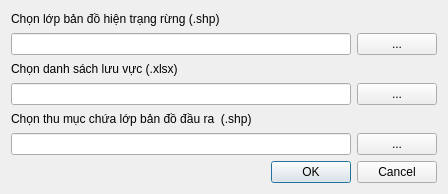
<?xml version="1.0" encoding="UTF-8"?>
<ui version="4.0">
 <class>Dialog_XayDungCTDL</class>
 <widget class="QDialog" name="Dialog_XayDungCTDL">
  <property name="geometry">
   <rect>
    <x>0</x>
    <y>0</y>
    <width>448</width>
    <height>194</height>
   </rect>
  </property>
  <property name="windowTitle">
   <string>v5PES - Xây dựng cấu trúc dữ liệu</string>
  </property>
  <layout class="QGridLayout" name="gridLayout_4">
   <item row="0" column="0">
    <widget class="QLabel" name="label">
     <property name="font">
      <font>
       <pointsize>9</pointsize>
      </font>
     </property>
     <property name="text">
      <string>Chọn lớp bản đồ hiện trạng rừng (.shp)</string>
     </property>
    </widget>
   </item>
   <item row="1" column="0">
    <layout class="QGridLayout" name="gridLayout">
     <item row="0" column="0">
      <widget class="QLineEdit" name="lineEdit"/>
     </item>
     <item row="0" column="1">
      <widget class="QPushButton" name="pushButton">
       <property name="text">
        <string>...</string>
       </property>
      </widget>
     </item>
    </layout>
   </item>
   <item row="2" column="0">
    <widget class="QLabel" name="label_2">
     <property name="font">
      <font>
       <pointsize>9</pointsize>
      </font>
     </property>
     <property name="text">
      <string>Chọn danh sách lưu vực (.xlsx)</string>
     </property>
    </widget>
   </item>
   <item row="3" column="0">
    <layout class="QGridLayout" name="gridLayout_2">
     <item row="0" column="0">
      <widget class="QLineEdit" name="lineEdit_2"/>
     </item>
     <item row="0" column="1">
      <widget class="QPushButton" name="pushButton_2">
       <property name="text">
        <string>...</string>
       </property>
      </widget>
     </item>
    </layout>
   </item>
   <item row="4" column="0">
    <widget class="QLabel" name="label_3">
     <property name="font">
      <font>
       <pointsize>9</pointsize>
      </font>
     </property>
     <property name="text">
      <string>Chọn thu mục chứa lớp bản đồ đầu ra  (.shp)</string>
     </property>
    </widget>
   </item>
   <item row="5" column="0">
    <layout class="QGridLayout" name="gridLayout_3">
     <item row="0" column="0">
      <widget class="QLineEdit" name="lineEdit_3"/>
     </item>
     <item row="0" column="1">
      <widget class="QPushButton" name="pushButton_3">
       <property name="text">
        <string>...</string>
       </property>
      </widget>
     </item>
    </layout>
   </item>
   <item row="6" column="0">
    <widget class="QDialogButtonBox" name="buttonBox">
     <property name="orientation">
      <enum>Qt::Horizontal</enum>
     </property>
     <property name="standardButtons">
      <set>QDialogButtonBox::Cancel|QDialogButtonBox::Ok</set>
     </property>
    </widget>
   </item>
  </layout>
 </widget>
 <resources/>
 <connections>
  <connection>
   <sender>buttonBox</sender>
   <signal>accepted()</signal>
   <receiver>Dialog_XayDungCTDL</receiver>
   <slot>accept()</slot>
   <hints>
    <hint type="sourcelabel">
     <x>248</x>
     <y>254</y>
    </hint>
    <hint type="destinationlabel">
     <x>157</x>
     <y>274</y>
    </hint>
   </hints>
  </connection>
  <connection>
   <sender>buttonBox</sender>
   <signal>rejected()</signal>
   <receiver>Dialog_XayDungCTDL</receiver>
   <slot>reject()</slot>
   <hints>
    <hint type="sourcelabel">
     <x>316</x>
     <y>260</y>
    </hint>
    <hint type="destinationlabel">
     <x>286</x>
     <y>274</y>
    </hint>
   </hints>
  </connection>
 </connections>
</ui>
